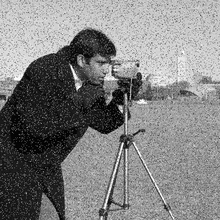
%> input picture citra_test_images/5. Kasus 4/image_01.png, 220 x 220 px, shrunk from 512 x 512 before the run
$ octave image_01.m   (GNU Octave 9; MATLAB toolbox functions it lacks are replaced by stand-ins)
%> lines starting %> are read from the running program, lines starting %| are printed output that depends on the picture; in (x1, y1, x2, y2) boxes, pixels count from 0 and x2, y2 are one past the last pixel; in counts of white or black regions, pixels touching at a corner belong together; the program's own positions count from 1
### src/manual_histogram.m
function [h, p] = manual_histogram(Image)
    % Fungsi menghitung histogram citra berukuran M x N dengan 256 derajat keabuan.
    % Input:
    %   Image : Matriks citra 2D M x N (uint8 atau double)
    % Output:
    %   h : Frekuensi piksel (0..255)
    %   p : Probabilitas atau Normalisasi (float 0.0..1.0)

    % Ambil ukuran citra (M = jumlah baris, N = jumlah kolom)
    [M, N] = size(Image);

    % Inisialisasi h[0..255] dengan 0
    h = zeros(1, 256);

    % Hitung frekuensi piksel
    for i = 1:M
        for j = 1:N
            val = double(Image(i, j));
            h(val + 1) = h(val + 1) + 1;
        end
    end

    % Normalisasi p[i] dengan jumlah seluruh pixel
    n = M * N;
    p = zeros(1, 256);
    for i = 1:256
        p(i) = h(i) / n;
    end
end

### src/manual_nonlinear_filter.m
function ImageOut = manual_nonlinear_filter(Image, window_size, filter_type)
    % Melakukan filtering non-linear (Median, Min, atau Max) pada citra grayscale 2D.
    % Input:
    %   Image       : Matriks citra 2D M x N (uint8 atau double)
    %   window_size : Window ukuran ganjil (integer)
    %   filter_type : Tipe filter: 'median' (default), 'min', atau 'max' (opsional)
    % Output:
    %   ImageOut    : Matriks citra 2D hasil filtering (uint8)

    if nargin < 3
        filter_type = 'median';
    end

    ImageDouble = double(Image);
    [M, N] = size(ImageDouble);
    pad_len = floor(window_size / 2);
    num_elements = window_size * window_size;

    % Membuat matriks padding
    PaddedImage = zeros(M + 2*pad_len, N + 2*pad_len);
    PaddedImage(pad_len + 1 : pad_len + M, pad_len + 1 : pad_len + N) = ImageDouble;

    % Menangani batas tepi
    for r = 1:pad_len
        PaddedImage(r, pad_len + 1 : pad_len + N) = ImageDouble(1, :);
        PaddedImage(M + pad_len + r, pad_len + 1 : pad_len + N) = ImageDouble(M, :);
    end
    for c = 1:pad_len
        PaddedImage(:, c) = PaddedImage(:, pad_len + 1);
        PaddedImage(:, N + pad_len + c) = PaddedImage(:, N + pad_len);
    end

    % Proses filtering non-linear
    ResultDouble = zeros(M, N);
    neighbors = zeros(1, num_elements);

    for i = 1:M
        for j = 1:N
            sub_region = PaddedImage(i : i + window_size - 1, j : j + window_size - 1);
            idx = 1;
            for kr = 1:window_size
                for kc = 1:window_size
                    neighbors(idx) = sub_region(kr, kc);
                    idx = idx + 1;
                end
            end
            for x = 1:(num_elements - 1)
                for y = 1:(num_elements - x)
                    if neighbors(y) > neighbors(y + 1)
                        temp = neighbors(y);
                        neighbors(y) = neighbors(y + 1);
                        neighbors(y + 1) = temp;
                    end
                end
            end

            % Filtering sesuai tipe (median, min, atau max)
            if strcmpi(filter_type, 'min')
                ResultDouble(i, j) = neighbors(1);
            elseif strcmpi(filter_type, 'max')
                ResultDouble(i, j) = neighbors(num_elements);
            else
                mid_idx = ceil(num_elements / 2);
                ResultDouble(i, j) = neighbors(mid_idx);
            end
        end
    end

    % Casting output ke uint8
    ImageOut = uint8(ResultDouble);
end

### cases/5. Kasus 4/image_01.m
% =========================================================================
% IMAGE ENHANCEMENT (KASUS 4, IMAGE 01)
% =========================================================================
% Note: Sesuaikan input atau metode pada bagian #2 dan #5,
% Bagian lain relatif konstan kecuali jika diperlukan perubahan
clear; clc; close all;

% #1 PENGATURAN PATH
addpath(genpath('../../src'));
addpath(genpath('../../citra_test_images'));

% #2 INPUT DAN METADATA
img_path      = '5. Kasus 4/image_01.png'; % Ubah sesuai kasus dan citra uji yang digunakan
method_name   = 'Unprocessed';             % Ubah sesuai metode yang digunakan
method_params = 'None';                    % Ubah sesuai parameter yang digunakan

img_in = imread(img_path);
%> img_in is the input picture: size 220x220 uint8; min 0, max 255, mean 128.9

% #3 HANDLING TIPE CITRA (GRAYSCALE DAN RGB)
is_3ch = (size(img_in, 3) == 3);
%> is_3ch = false
is_grayscale = false;
if is_3ch
    diff_rg = max(abs(double(img_in(:,:,1)) - double(img_in(:,:,2))), [], 'all');
    diff_rb = max(abs(double(img_in(:,:,1)) - double(img_in(:,:,3))), [], 'all');
    if diff_rg == 0 && diff_rb == 0
        is_grayscale = true;
    end
else
    is_grayscale = true;
end

% #4 ANALISIS STATISTIK DAN HISTOGRAM AWAL
if is_grayscale
    img_in_proc = img_in(:,:,1);
    [~, hist_in] = manual_histogram(img_in_proc);
%> after the loop in manual_histogram, `for i = 1:M`: h = 256 values, max 437 at index 154, min 5 at index 250, mean 189.1
%> after the loop in manual_histogram, `for i = 1:256`: p = 256 values, max 0.00903 at index 154, min 0.000103 at index 250, mean 0.00391
%> hist_in has the same summary as p in manual_histogram
    stats_in = struct('min', min(img_in_proc,[],'all'), ...
                      'max', max(img_in_proc,[],'all'), ...
                      'mean', mean(double(img_in_proc),'all'), ...
                      'std', std(double(img_in_proc),0,'all'));
%> stats_in = {min 0, max 255, mean 128.9, std 68.14}
else
    [~, hist_in_R] = manual_histogram(img_in(:,:,1));
    [~, hist_in_G] = manual_histogram(img_in(:,:,2));
    [~, hist_in_B] = manual_histogram(img_in(:,:,3));
    stats_in = struct('min',  [min(img_in(:,:,1),[],'all'), min(img_in(:,:,2),[],'all'), min(img_in(:,:,3),[],'all')], ...
                      'max',  [max(img_in(:,:,1),[],'all'), max(img_in(:,:,2),[],'all'), max(img_in(:,:,3),[],'all')], ...
                      'mean', [mean(double(img_in(:,:,1)),'all'), mean(double(img_in(:,:,2)),'all'), mean(double(img_in(:,:,3)),'all')], ...
                      'std',  [std(double(img_in(:,:,1)),0,'all'), std(double(img_in(:,:,2)),0,'all'), std(double(img_in(:,:,3)),0,'all')]);
end

% #5 PROSES ENHANCEMENT
method_name   = 'Nonlinear Filter';
method_params = 'Median Window 3x3';
img_out       = manual_nonlinear_filter(img_in, 3, 'median');
%> in manual_nonlinear_filter, `PaddedImage(pad_len + 1 : pad_len + M, pad_len + 1 : pad_len + N) = Im..`:
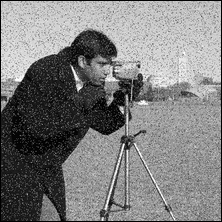
%> PaddedImage: size 222x222 double; min 0, max 255, mean 126.6
%> after the loop in manual_nonlinear_filter, `for r = 1:pad_len`:
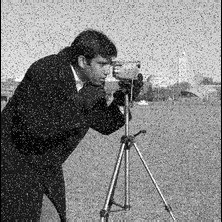
%> PaddedImage: size 222x222 double; 0.89% of pixels changed, all inside (x1, y1, x2, y2) = (1, 0, 221, 222)
%> after the loop in manual_nonlinear_filter, `for c = 1:pad_len`:
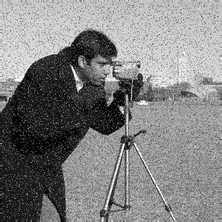
%> PaddedImage: size 222x222 double; 0.9% of pixels changed, all inside (x1, y1, x2, y2) = (0, 0, 222, 222)
%> after the loop in manual_nonlinear_filter, `for i = 1:M`:
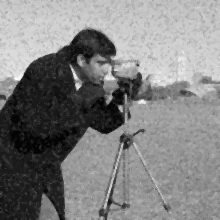
%> ResultDouble: size 220x220 double; min 0, max 252, mean 129
%> after the loop in manual_nonlinear_filter, `for i = 1:M`: mid_idx = 5; neighbors = [136 136 141 141 153 169 169 169 169]; temp = 153

% #6 ANALISIS STATISTIK DAN HISTOGRAM AKHIR
if is_grayscale
    if is_3ch && size(img_out, 3) == 3
        img_out_proc = img_out(:,:,1);
    else
        img_out_proc = img_out;
    end
    [~, hist_out] = manual_histogram(img_out_proc);
%> hist_out = 256 values, max 0.0149 at index 152, min 0 at index 243, mean 0.00391
    stats_out = struct('min', min(img_out_proc,[],'all'), ...
                       'max', max(img_out_proc,[],'all'), ...
                       'mean', mean(double(img_out_proc),'all'), ...
                       'std', std(double(img_out_proc),0,'all'));
%> stats_out = {min 0, max 252, mean 129, std 67.79}
else
    [~, hist_out_R] = manual_histogram(img_out(:,:,1));
    [~, hist_out_G] = manual_histogram(img_out(:,:,2));
    [~, hist_out_B] = manual_histogram(img_out(:,:,3));
    stats_out = struct('min',  [min(img_out(:,:,1),[],'all'), min(img_out(:,:,2),[],'all'), min(img_out(:,:,3),[],'all')], ...
                      'max',  [max(img_out(:,:,1),[],'all'), max(img_out(:,:,2),[],'all'), max(img_out(:,:,3),[],'all')], ...
                      'mean', [mean(double(img_out(:,:,1)),'all'), mean(double(img_out(:,:,2)),'all'), mean(double(img_out(:,:,3)),'all')], ...
                      'std',  [std(double(img_out(:,:,1)),0,'all'), std(double(img_out(:,:,2)),0,'all'), std(double(img_out(:,:,3)),0,'all')]);
end

% #7 RINGKASAN OUTPUT
if is_grayscale
    if is_3ch
        type_str = 'Grayscale (Pseudo-RGB 3 Channel)';
    else
        type_str = 'Grayscale (1 Channel)';
    end
else
    type_str = 'RGB (True Color 3 Channel)';
end

fprintf('\n--- INFORMASI CITRA DAN METODE ENHANCEMENT ---\n');
fprintf('File Citra : %s\n', img_path);
fprintf('Tipe Citra : %s\n', type_str);
fprintf('Metode     : %s\n', method_name);
fprintf('Parameter  : %s\n', method_params);

if is_grayscale
    fprintf('\n--- STATISTIK CITRA MASUKAN ---\n');
    fprintf('Min    : %3d\n', stats_in.min);
%| Min    :   0
    fprintf('Max    : %3d\n', stats_in.max);
%| Max    : 255
    fprintf('Mean   : %6.2f\n', stats_in.mean);
%| Mean   : 128.92
    fprintf('StdDev : %6.2f\n', stats_in.std);
%| StdDev :  68.14

    fprintf('\n--- STATISTIK CITRA HASIL ENHANCEMENT ---\n');
    fprintf('Min    : %3d\n', stats_out.min);
%| Min    :   0
    fprintf('Max    : %3d\n', stats_out.max);
%| Max    : 252
    fprintf('Mean   : %6.2f\n', stats_out.mean);
%| Mean   : 128.98
    fprintf('StdDev : %6.2f\n', stats_out.std);
%| StdDev :  67.79
else
    fprintf('\n--- STATISTIK CITRA MASUKAN ---\n');
    fprintf('Channel | Min | Max |   Mean   |  StdDev\n');
    fprintf('  R     | %3d | %3d | %8.2f | %8.2f\n', stats_in.min(1), stats_in.max(1), stats_in.mean(1), stats_in.std(1));
    fprintf('  G     | %3d | %3d | %8.2f | %8.2f\n', stats_in.min(2), stats_in.max(2), stats_in.mean(2), stats_in.std(2));
    fprintf('  B     | %3d | %3d | %8.2f | %8.2f\n', stats_in.min(3), stats_in.max(3), stats_in.mean(3), stats_in.std(3));

    fprintf('\n--- STATISTIK CITRA HASIL ENHANCEMENT ---\n');
    fprintf('Channel | Min | Max |   Mean   |  StdDev\n');
    fprintf('  R     | %3d | %3d | %8.2f | %8.2f\n', stats_out.min(1), stats_out.max(1), stats_out.mean(1), stats_out.std(1));
    fprintf('  G     | %3d | %3d | %8.2f | %8.2f\n', stats_out.min(2), stats_out.max(2), stats_out.mean(2), stats_out.std(2));
    fprintf('  B     | %3d | %3d | %8.2f | %8.2f\n', stats_out.min(3), stats_out.max(3), stats_out.mean(3), stats_out.std(3));
end

% #8 VISUALISASI PERBANDINGAN
figure('Name', ['Pengujian: ' img_path], 'NumberTitle', 'off');

% Citra Masukan vs Citra Hasil
subplot(2, 2, 1); imshow(img_in);  title('Citra Masukan');
subplot(2, 2, 2); imshow(img_out); title(['Hasil Enhancement: ' method_name]);

% Histogram Awal vs Histogram Hasil
subplot(2, 2, 3);
if is_grayscale
    bar(0:255, hist_in, 'BarWidth', 1, 'FaceColor', [0.2 0.2 0.2]);
    title('Histogram Awal');
else
    plot(0:255, hist_in_R, 'r', 0:255, hist_in_G, 'g', 0:255, hist_in_B, 'b', 'LineWidth', 1.2);
    title('Histogram Awal (RGB)'); legend('R', 'G', 'B');
end
xlabel('Intensitas'); ylabel('Probabilitas'); grid on;

subplot(2, 2, 4);
if is_grayscale
    bar(0:255, hist_out, 'BarWidth', 1, 'FaceColor', [0.2 0.2 0.2]);
    title('Histogram Hasil');
else
    plot(0:255, hist_out_R, 'r', 0:255, hist_out_G, 'g', 0:255, hist_out_B, 'b', 'LineWidth', 1.2);
    title('Histogram Hasil (RGB)'); legend('R', 'G', 'B');
end
xlabel('Intensitas'); ylabel('Probabilitas'); grid on;

% #9 EKSPLORASI TAMBAHAN
% Mencoba variasi ukuran window: 3x3, 5x5, dan 7x7
img_m3 = img_out;
img_m5 = manual_nonlinear_filter(img_in, 5, 'median');
%> call 2 of manual_nonlinear_filter, with window_size = 5, filter_type = 'median'
%> in manual_nonlinear_filter (call 2), `PaddedImage(pad_len + 1 : pad_len + M, pad_len + 1 : pad_len + N) = Im..`:
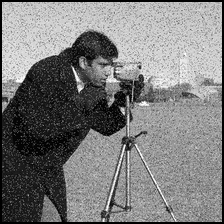
%> PaddedImage: size 224x224 double; min 0, max 255, mean 124.4
%> after the loop in manual_nonlinear_filter (call 2), `for r = 1:pad_len`:
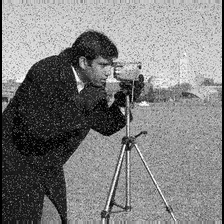
%> PaddedImage: size 224x224 double; 1.75% of pixels changed, all inside (x1, y1, x2, y2) = (2, 0, 222, 224)
%> after the loop in manual_nonlinear_filter (call 2), `for c = 1:pad_len`:
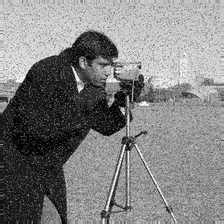
%> PaddedImage: size 224x224 double; 1.79% of pixels changed, all inside (x1, y1, x2, y2) = (0, 0, 224, 224)
%> (the run ends here)
